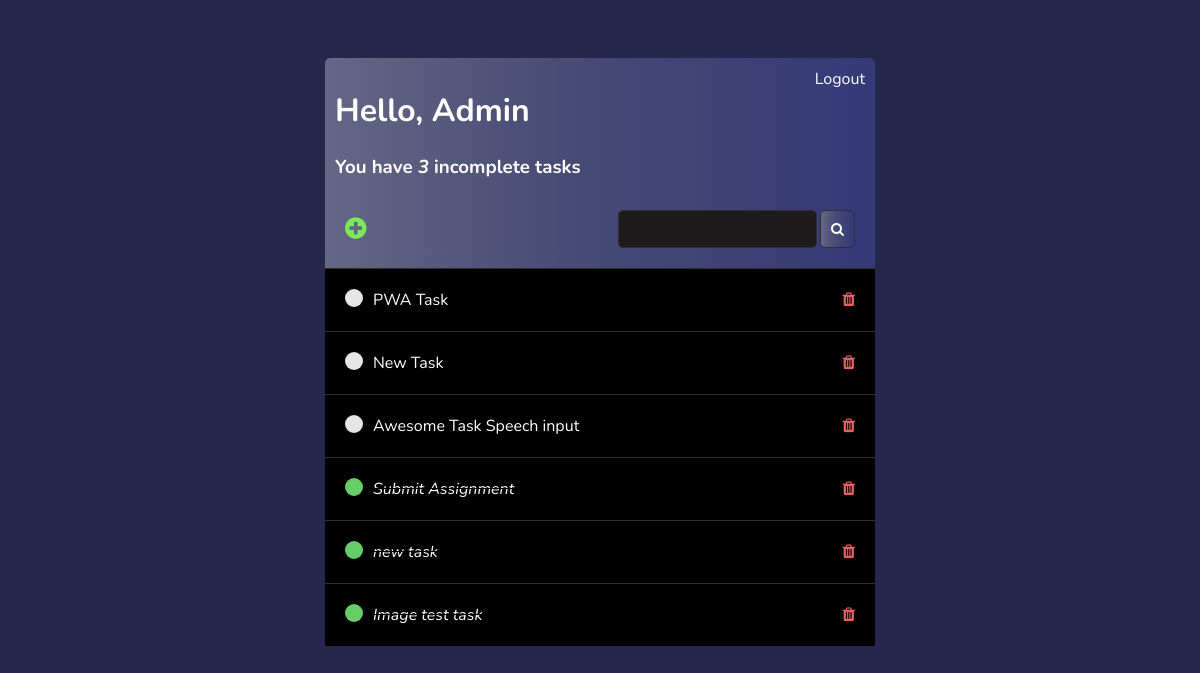
The app's page / (signed in) with its own data.
### base/models.py (models this page shows)
class Task(models.Model):
    user = models.ForeignKey(User, on_delete=models.CASCADE, blank = True, null = True)
    title = models.CharField(max_length = 100)
    description =  models.TextField(null= True, blank = True)
    complete = models.BooleanField(default = False)
    duedate = models.DateTimeField(auto_now=False, auto_now_add=False, blank = True, null = True)
    image = models.ImageField(blank=True, null=True, upload_to="images/")
    def __str__(self):
        return self.title
    class Meta:
        ordering = ['complete']

### base/views.py (the view)
# urls.py: path('', TaskList.as_view(), name='tasks'),
class TaskList(LoginRequiredMixin ,ListView):
    model = Task
    context_object_name = 'tasks'
    def get_context_data(self, **kwargs):
        context = super().get_context_data(**kwargs)
        context["tasks"] = context["tasks"].filter(user = self.request.user)
        context["count"] = context["tasks"].filter(complete = False).count()
        search_input = self.request.GET.get('search_area') or ''
        if search_input:
            context["tasks"] = context["tasks"].filter(title__icontains = search_input)
        context["search_input"] = search_input
        return context

### base/templates/base/task_list.html (shortened to what this page needs)
{% extends 'base/main.html' %}
{% block body %}
<div class="header-bar">
    <div>
        <h1>Hello, {{request.user|title}}</h1>
        <h3 style="margin:0">You have <i>{{count}}</i> incomplete task{{ count|pluralize:"s"}}</h3>
    </div>
    {% if request.user.is_authenticated%}
    <a href="{% url 'account_logout' %}">Logout</a>
    {% else %}
    <a href="{% url 'login' %}">Login</a>
    {% endif %}
</div>
<div id="search-add-wrapper">
    <a id="add-link" href="{% url 'task-create' %}"><i class="fa fa-plus-circle"></i></a>
    <form id="input-form" action="" method="GET">
        <input type="text" name="search_area" value="{{search_input}}">
        <button class="button" type="submit"><i class="fa fa-search"></i></button>
    </form>
</div>
<div class="task-items-wrapper">
    {% for task in tasks %}
    <div class="task-wrapper">
        {% if task.complete == True %}
        <div class="task-title">
            <div class="task-complete-icon"></div>
            <i><s><a href="{% url 'task-update' task.id %}">{{task}}</a></s></i>
        </div>
        <a class="delete-link" href="{% url 'task-delete' task.id %}"><i class="fa fa-trash"></i>
            {% else %}
            <div class="task-title">
                <div class="task-incomplete-icon"></div>
                <a href="{% url 'task-update' task.id %}">{{task}}</a>
            </div>
            <a class="delete-link" href="{% url 'task-delete' task.id %}"><i class="fa fa-trash"></i>
                {% endif %}
            </a>
    </div>
    {% empty %}
    <div class="update-form-wrapper">
        <p>You are free!</p>
    </div>
    {% endfor %}
</div>
{% endblock body %}

### base/templates/base/main.html (style rules this page uses)
body { background-color: #25274D; font-family: 'Nunito', sans-serif; padding-top: 50px; }
h1, h2, h3, h4, h5, h6 { font-family: 'Nunito', sans-serif; color: white; }
a, p, ul { color: white; text-decoration: none; }
.header-bar { display: flex; justify-content: space-between; color:#fff; padding :10px; border-radius: 5px 5px 0 0; background: linear-gradient(90deg, #656785 0%, #484b74 43%, #353977 100%); }
.header-bar a { color: white; text-decoration: none; }
.task-wrapper { display: flex; align-items: center; justify-content:space-between; padding:20px; background-color: black; border-top: 1px solid rgb(51, 47, 47); color: black; }
.task-title { display: flex; }
.task-title a { margin-left: 10px; }
.task-complete-icon { height:18px; width:18px; background-color: rgb(103, 206, 103); border-radius: 50%; }
.task-incomplete-icon { height: 18px; width: 18px; background-color:rgb(230, 230, 230); border-radius: 50%; }
.fa-trash { color:rgb(228, 96, 96); }
#search-add-wrapper { display: flex; justify-content: space-between; align-items: center; padding: 20px; background: linear-gradient(90deg, #656785 0%, #484b74 43%, #353977 100%); }
#add-link { color: rgb(123, 233, 90); font-size: 25px; }
input[type = text], input[type = password], textarea { margin-right: 3px; border: 1px solid rgb(51, 47, 47); border-radius: 5px; padding: 10px; width: 90%; background-color: rgb(29, 27, 27); color: white; }
.button { border: 1px solid rgb(51, 47, 47); background: linear-gradient(90deg, #656785 0%, #484b74 43%, #353977 100%); color: white; padding: 10px; font-size: 14px; border-radius: 5px; cursor: pointer; text-decoration: none; }
#input-form { display: flex; }

### records on screen
Task: title "PWA Task"
Task: title "New Task"
Task: title "Awesome Task Speech input"
Task: title "Submit Assignment"
Task: title "new task"
Task: title "Image test task"

### other values on screen
{{ request.user|title }} "Admin"
{{ count }} "3"
